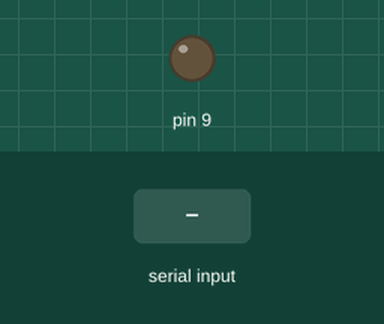
The sketch below on a simulated Arduino Leonardo, built with avr-gcc and run on an emulated ATmega32U4. Shown: output pins drawn as LEDs (lit = HIGH). Inputs (shaded band) come from the test bench.

Above: at 1.2 s.
1.3 s: "1" received over Serial
At 1.7 s:
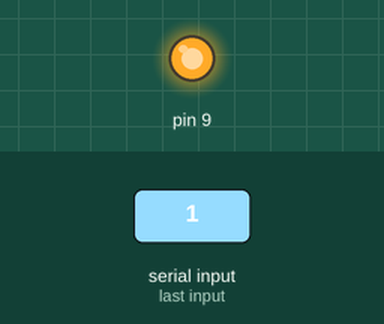
2.8 s: "0" received over Serial
At 4.0 s:
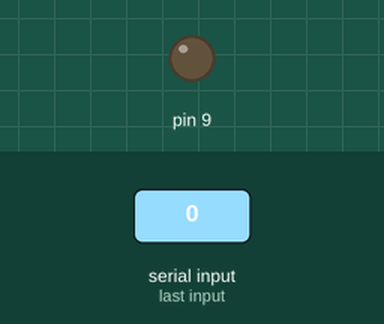
4.3 s: "2" received over Serial
At 5.2 s:
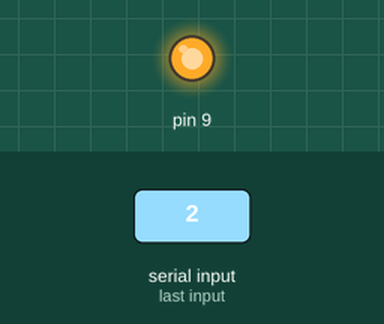
Timing chart, 0 to 7.3 s (numbered marks = the images above; inputs shaded):
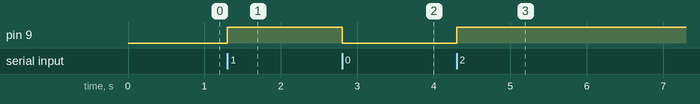

Measured:
- after the input at 1.3 s, pin 9: LOW → HIGH at once
- after the input at 2.8 s, pin 9: HIGH → LOW at once
- after the input at 4.3 s, pin 9: LOW → HIGH at once

The sketch:

ctrlSerial.ino
```cpp
void setup() {
  // put your setup code here, to run once:
   // start serial port at 9600 bps:
  Serial.begin(9600);
  while (!Serial) {
    ; // wait for serial port to connect. Needed for Leonardo only
  }

  pinMode(9, OUTPUT);
  // establishContact();  // send a byte to establish contact until receiver responds

}

void loop() {
  // put your main code here, to run repeatedly:
  // if we get a valid byte, read analog ins:
  if (Serial.available() > 0) {
    // get incoming byte:
    int inByte = Serial.read();

    if(inByte == 0x30 ){ // 0
      digitalWrite(9, LOW);
    }else{
      digitalWrite(9, HIGH);
    }
    // delay(10);
  }
}

void establishContact() {
  while (Serial.available() <= 0) {
    Serial.print('A');   // send a capital A
    delay(300);
  }
}
```
